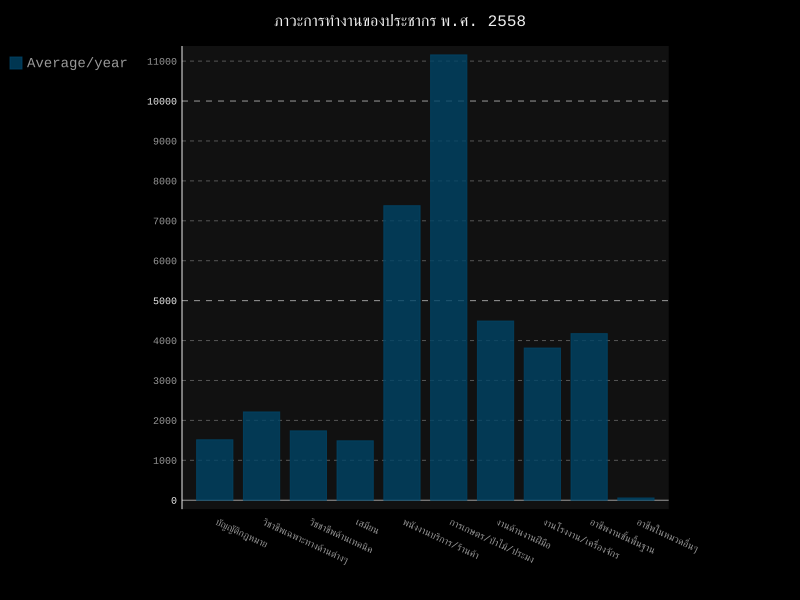

This figure's Python source:
"""analyse data"""
import pygal
from pygal.style import LightenStyle, DarkStyle
from xlrd import open_workbook
def make_graph():
    """make graph in section center"""

    #open worksheet
    book = open_workbook('D:/PSIIT/job58.xlsx')
    sheet = book.sheet_by_index(0) #select sheet
    law = [sheet.cell(1, col_index).value for col_index in range(1, 12)]
    profess = [sheet.cell(2, col_index).value for col_index in range(1, 12)]
    tech = [sheet.cell(3, col_index).value for col_index in range(1, 12)]
    clerk = [sheet.cell(4, col_index).value for col_index in range(1, 12)]
    market = [sheet.cell(5, col_index).value for col_index in range(1, 12)]
    fishing = [sheet.cell(6, col_index).value for col_index in range(1, 12)]
    business = [sheet.cell(7, col_index).value for col_index in range(1, 12)]
    fact = [sheet.cell(8, col_index).value for col_index in range(1, 12)]
    sale = [sheet.cell(9, col_index).value for col_index in range(1, 12)]
    other = [sheet.cell(10, col_index).value for col_index in range(1, 12)]

    #make graph
    neon_lighten_style = LightenStyle('#004466', base_style=DarkStyle)
    line_chart = pygal.Bar(x_label_rotation=25, style=neon_lighten_style) #style's graph
    line_chart.title = 'ภาวะการทำงานของประชากร พ.ศ. 2558'
    career = []
    count_law = 0
    count_profess = 0
    count_tech = 0
    count_clerk = 0
    count_market = 0
    count_fishing = 0
    count_business = 0
    count_fact = 0
    count_sale = 0
    count_other = 0
    #แกนx
    for i in [sheet.cell(col_index, 0).value for col_index in range(1, 11)]:
        career.append(i)
    #ave per month
    for i in law:
        count_law += i
    count_law = float("%.2f" %(count_law/11))
    for i in profess:
        count_profess += i
    count_profess = float("%.2f" %(count_profess/11))
    for i in tech:
        count_tech += i
    count_tech = float("%.2f" %(count_tech/11))
    for i in clerk:
        count_clerk += i
    count_clerk = float("%.2f" %(count_clerk/11))
    for i in market:
        count_market += i
    count_market = float("%.2f" %(count_market/11))
    for i in fishing:
        count_fishing += i
    count_fishing = float("%.2f" %(count_fishing/11))
    for i in business:
        count_business += i
    count_business = float("%.2f" %(count_business/11))
    for i in fact:
        count_fact += i
    count_fact = float("%.2f" %(count_fact/11))
    for i in sale:
        count_sale += i
    count_sale = float("%.2f" %(count_sale/11))
    for i in other:
        count_other += i
    count_other = float("%.2f" %(count_other/11))

    
    line_chart.x_labels = map(str, career)
    line_chart.add('Average/year', [count_law, count_profess, count_tech, count_clerk, count_market,\
                           count_fishing, count_business, count_fact, count_sale, count_other])
    line_chart.render_to_file('ave58.svg')

make_graph()
